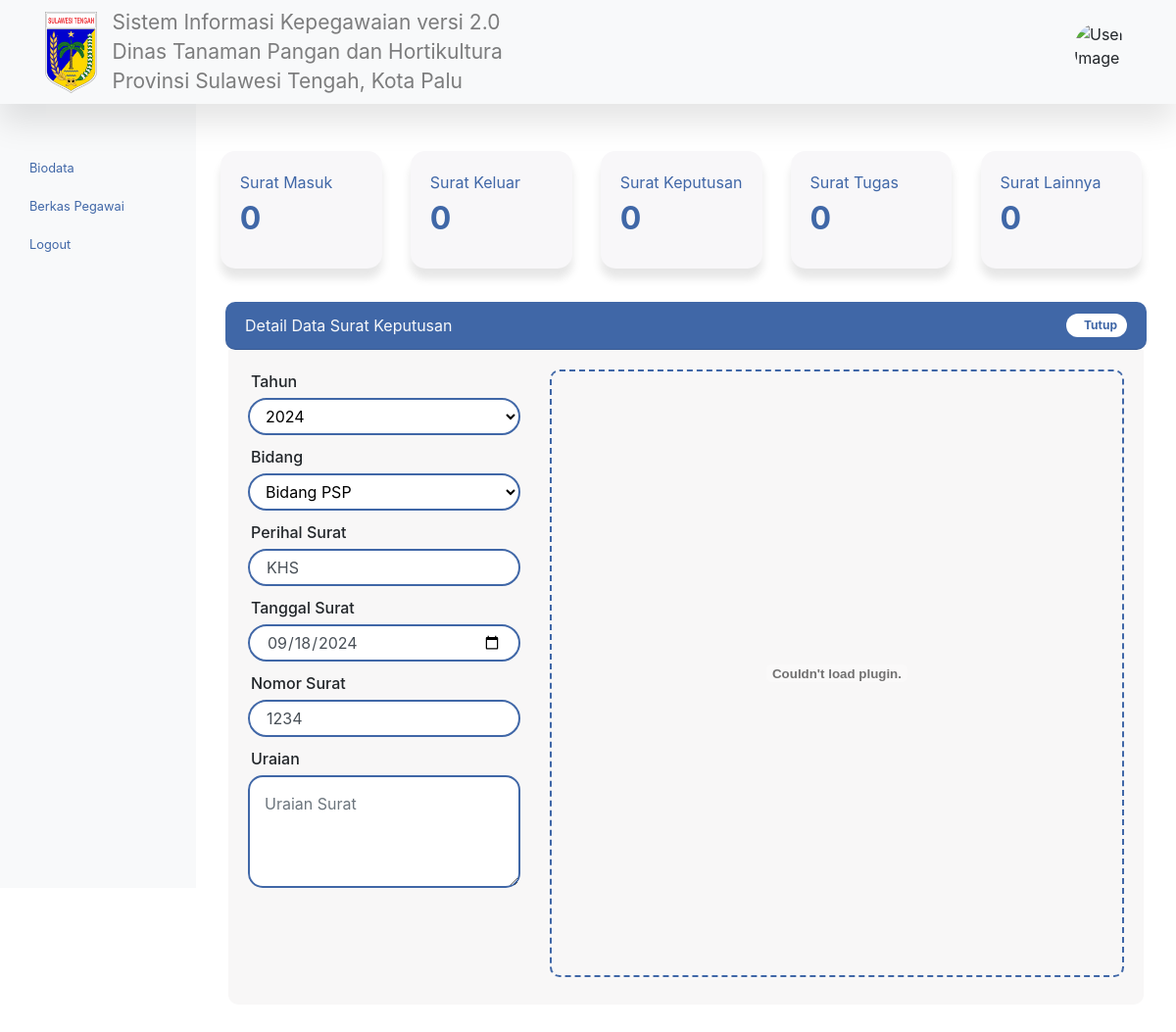
Screenshot of /lihat-detail-surat.php?surat_id=7&tipe_surat=Surat Keputusan with the database file from the repository.
### tables this page shows
CREATE TABLE `tb_surat` (
  `surat_id` int(11) NOT NULL,
  `pegawai_id` int(11) NOT NULL,
  `tahun_surat` int(11) NOT NULL,
  `bidang` varchar(50) NOT NULL,
  `perihal_surat` varchar(50) NOT NULL,
  `tgl_surat` date NOT NULL,
  `tgl_surat_masuk` date NOT NULL,
  `no_surat` varchar(50) NOT NULL,
  `uraian_surat` text NOT NULL,
  `surat_dir` varchar(255) NOT NULL,
  `tipe_surat` varchar(50) NOT NULL
);

### lihat-detail-surat.php (the view, shortened to what this page needs)
<?php
    require 'layouts/header.php';
    require 'layouts/navbar.php';
    require 'layouts/sidebar.php';
    $suratID = $_GET["surat_id"];
    $tipeSurat = $_GET["tipe_surat"];
    $sqlSurat = mysqli_query($conn, "SELECT * FROM tb_surat WHERE surat_id = $suratID");
    $surat = mysqli_fetch_assoc($sqlSurat);
?>
<main role="main" class="col-md-9 ml-sm-auto col-lg-10 main-content">
        <?php
            require_once 'layouts/data-surat.php';
        ?>
        <div class="row mt-2">
            <div class="col-lg-12">
                <div id="accordion">
                    <div class="card">
                       <div class="card-header d-flex justify-content-between" id="headingOne">
                            <p class="mb-0 text-light">
                                Detail Data <?= $tipeSurat; ?>
                            </p>
                            <button class="badge badge-pill badge-light" data-toggle="collapse" data-target="#collapseOne" aria-expanded="true" aria-controls="collapseOne">
                                Tutup
                            </button>
                        </div>
                      <div id="collapseOne" class="collapse show" aria-labelledby="headingOne" data-parent="#accordion">
                        <div class="card-body form-input">
                            <div class="row">
                                <div class="col-lg-4">
                                    <div class="form-group">
                                        <label for="tahun_surat">Tahun</label>
                                        <select class="form-control" name="tahun_surat" id="tahun_surat" required>
                                            <?php
                                                $tahunSekarang = date("Y");
                                                for($tahun = 2020; $tahun <= $tahunSekarang; $tahun++){
                                            ?>
                                            <option value="<?= $tahun; ?>" <?= ($surat["tahun_surat"] == $tahun) ? "selected" : ""; ?>><?= $tahun; ?></option>
                                            <?php } ?>
                                        </select>
                                    </div>
                                    <div class="form-group">
                                        <label for="bidang">Bidang</label>
                                        <select class="form-control" name="bidang" id="bidang" required>
                                            <option value="Bidang PSP" <?= ($surat["bidang"] == "Bidang PSP") ? "selected" : ""; ?>>Bidang PSP</option>
                                        </select>
                                    </div>
                                    <div class="form-group">
                                        <label for="perihal_surat">Perihal Surat</label>
                                        <input type="text" class="form-control" id="perihal_surat" name="perihal_surat" value="<?= $surat["perihal_surat"]; ?>" placeholder="Perihal Surat" autocomplete="off" required>
                                    </div>
                                    <div class="form-group">
                                        <label for="tgl_surat">Tanggal Surat</label>
                                        <input type="date" class="form-control" id="tgl_surat" name="tgl_surat" value="<?= $surat["tgl_surat"]; ?>" placeholder="Tanggal Surat" autocomplete="off" required>
                                    </div>
                                    <div class="form-group">
                                        <label for="no_surat">Nomor Surat</label>
                                        <input type="text" class="form-control" id="no_surat" name="no_surat" value="<?= $surat["no_surat"]; ?>" placeholder="No. Surat" autocomplete="off" required>
                                    </div>
                                    <div class="form-group">
                                        <label for="uraian_surat">Uraian</label>
                                        <textarea class="form-control" name="uraian_surat" id="uraian_surat" placeholder="Uraian Surat" autocomplete="off" required><?= $surat["uraian_surat"]; ?></textarea>
                                    </div>
                                </div>
                                <div class="col-lg-8">
                                    <div class="drop-zone">
                                        <?php if ($tipeSurat == "Surat Masuk") { ?>
                                            <embed id="previewSuratFile" class="drop-zone__pdf" src="surat-masuk/document/<?= $surat["surat_dir"]; ?>" type="application/pdf" style="display: <?= strpos($surat["surat_dir"], '.pdf') !== false ? 'block' : 'none'; ?>; width: 100%; height: 100%;">
                                        <?php } elseif ($tipeSurat == "Surat Keluar") { ?>
                                            <embed id="previewSuratFile" class="drop-zone__pdf" src="surat-keluar/document/<?= $surat["surat_dir"]; ?>" type="application/pdf" style="display: <?= strpos($surat["surat_dir"], '.pdf') !== false ? 'block' : 'none'; ?>; width: 100%; height: 100%;">
                                        <?php } elseif ($tipeSurat == "Surat Keputusan") { ?>
                                            <embed id="previewSuratFile" class="drop-zone__pdf" src="surat-keputusan/document/<?= $surat["surat_dir"]; ?>" type="application/pdf" style="display: <?= strpos($surat["surat_dir"], '.pdf') !== false ? 'block' : 'none'; ?>; width: 100%; height: 100%;">
                                        <?php } elseif ($tipeSurat == "Tugas") { ?>
                                            <embed id="previewSuratFile" class="drop-zone__pdf" src="tugas/document/<?= $surat["surat_dir"]; ?>" type="application/pdf" style="display: <?= strpos($surat["surat_dir"], '.pdf') !== false ? 'block' : 'none'; ?>; width: 100%; height: 100%;">
                                        <?php } elseif ($tipeSurat == "Surat Lainnya") { ?>
                                            <embed id="previewSuratFile" class="drop-zone__pdf" src="surat-lainnya/document/<?= $surat["surat_dir"]; ?>" type="application/pdf" style="display: <?= strpos($surat["surat_dir"], '.pdf') !== false ? 'block' : 'none'; ?>; width: 100%; height: 100%;">
                                        <?php } ?>
                                    </div>
                                </div>
                            </div>
                        </div>
                      </div>
                    </div>
                </div>
            </div>
        </div>
      </main>
<?php
    require 'layouts/footer.php';
?>

### assets/css/style.css (style rules this page uses)
.main-content { padding: 30px; margin-top: 18px; }
.card { text-align: left; border-radius: 15px; background-color: #F8F7F9; border: none; box-shadow: 0 10px 10px rgba(0,0,0,0.1); }
.card p { color: #4067A7; }
#accordion .card { margin-top: 10px; background-color: #00000000; box-shadow: none; }
#accordion .card-header { background-color: #4067A7; border-radius: 10px; }
#accordion .card-body { background-color: #F8F7F7; border-radius: 0 0 10px 10px; margin-left: 3px; margin-right: 3px; margin-bottom: 10px; }
#accordion .card-header .badge-light { color: #4067A7 !important; background-color: white !important; border: none !important; padding: 0px 10px 0px 18px; }
#accordion .card-header .badge-light { color: #4067A7 !important; background-color: white !important; border: none !important; }
.form-input input { height: 15px; border-radius: 30px; border: 2px solid #4067A7; padding: 17px; box-sizing: border-box; }
.form-input select { height: 15px; border-radius: 30px; border: 2px solid #4067A7; box-sizing: border-box; color: #000!important; }
.form-input textarea { height: 115px; border-radius: 15px; border: 2px solid #4067A7; padding: 15px; box-sizing: border-box; }
.form-input label { margin-bottom: 5px; font-weight: 500; margin-left: 3px; }
.form-group { margin-bottom: 10px; }
.drop-zone { position: relative; width: 100%; height: 620px; padding: 15px; display: flex; align-items: center; justify-content: center; text-align: center; font-family: "Quicksand", sans-serif; font-weight: 500; font-size: 20px; color: #cccccc; border: 2px dashed #4067A7; border-radius: 10px; overflow: hidden; }
.drop-zone__pdf { width: 100%; height: 100%; border: none; }

### rows the page displays
tb_surat: tahun_surat "2024", bidang "Bidang PSP", perihal_surat "KHS", tgl_surat "09/18/2024", no_surat "1234"

### other values shown
$totSuratMasuk "0"
$totSuratKeluar "0"
$totSuratKeputusan "0"
$totSuratTugas "0"
$totSuratLainnya "0"
$tipeSurat "Surat Keputusan"
